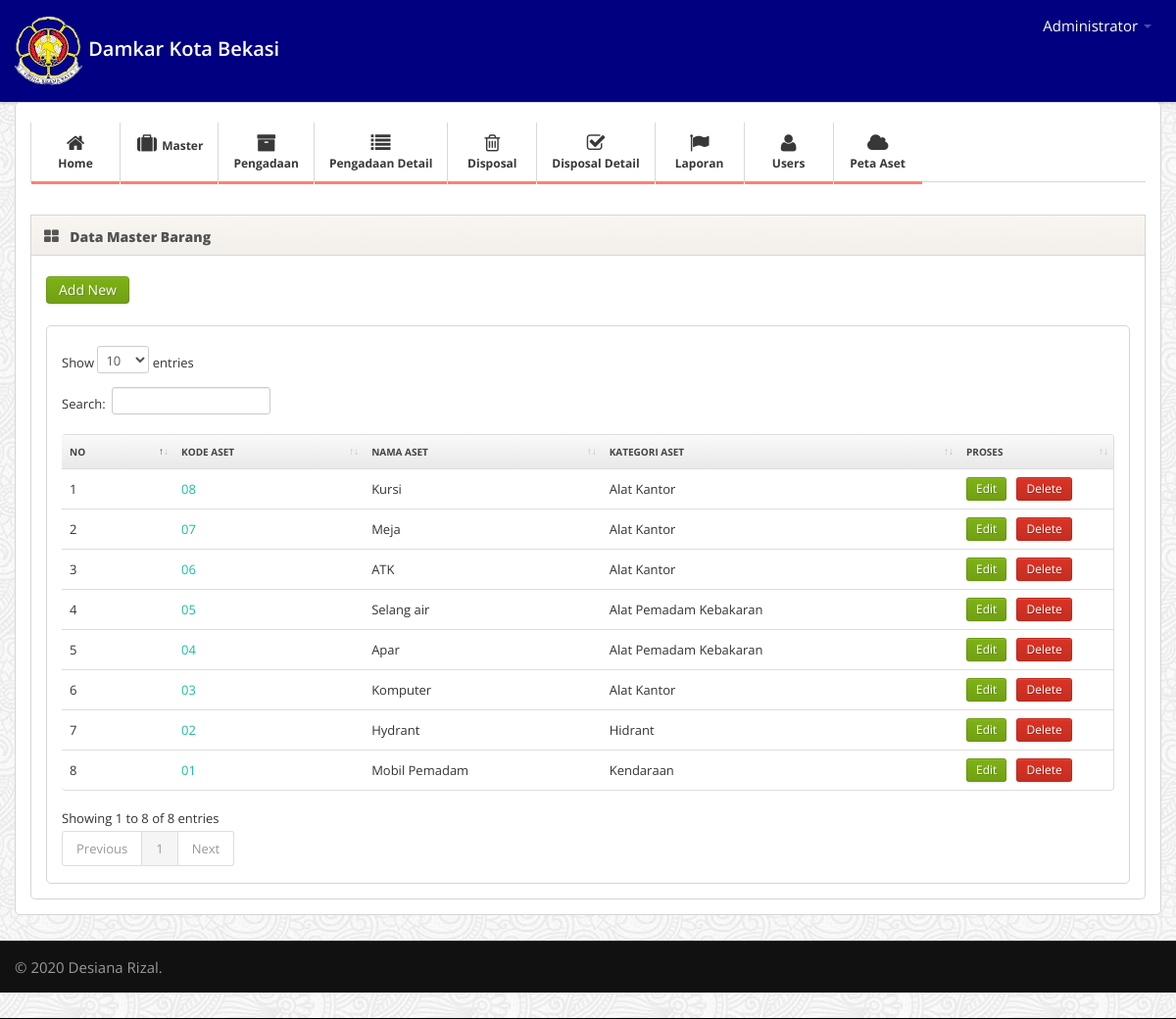
The app's page /admin@web/media.php?module=masterbarang (signed in) with its own data.
### tables this page shows
CREATE TABLE `master_barang` (
  `id_masterbarang` int(11) NOT NULL,
  `kd_aset` varchar(20) NOT NULL,
  `nama_aset` varchar(50) NOT NULL,
  `id_kategoriaset` int(11) NOT NULL,
  `satuan` varchar(20) NOT NULL,
  `tahun_beli` varchar(11) NOT NULL,
  `harga_beli` varchar(11) NOT NULL,
  `tahun_jual` varchar(11) NOT NULL,
  `harga_jual` varchar(11) NOT NULL,
  `foto` varchar(50) NOT NULL
);

CREATE TABLE `kategoriaset` (
  `id_kategoriaset` int(11) NOT NULL,
  `kd_kategoriaset` varchar(15) DEFAULT NULL,
  `nama_kategoriaset` varchar(45) DEFAULT NULL
);

### admin@web/modul/mod_masterbarang/masterbarang.php (the view, shortened to what this page needs)
<?php
$aksi="modul/mod_masterbarang/aksi_masterbarang.php";
if (!isset($_GET['act'])) {
	echo "
	<div class='widget-header'>
		<i class='icon-th-large'></i>
		<h3>Data Master Barang</h3>
	</div>
	<div class='widget-content'>
			<h3 class='box-title'><input type=button class='btn btn-success' value='Add New' onclick=\"window.location.href='?module=masterbarang&act=tambah';\"></h3>
	<div>
	<br>
	<div class='widget-content'>
		<div class='table-responsive'>
    <table id='example1' class='table table-bordered'>
			<thead>
				<tr>
					<th>No</th>
					<th>Kode Aset</th>
					<th>Nama Aset</th>
					<th>Kategori Aset</th>
					<th width='120'>Proses </th>
				</tr>
			</thead>
			<tbody>";
			$tampil = mysqli_query($koneksi, "SELECT * FROM master_barang ORDER by id_masterbarang DESC");
			$no = 1;
			while($r=mysqli_fetch_array($tampil)){
				$tampil2=mysqli_query($koneksi, "SELECT * FROM kategoriaset WHERE id_kategoriaset='$r[id_kategoriaset]'");
    			$r2=mysqli_fetch_array($tampil2);
				echo "
				<tr>
				 <td>$no</td>
				 <td><a href='?module=masterbarang&act=detail&id=$r[id_masterbarang]'>$r[kd_aset]</td>
				 <td>$r[nama_aset]</td>
				 <td>$r2[nama_kategoriaset]</td>
					<td align='center'>
						<a href='?module=masterbarang&act=edit&id=$r[id_masterbarang]' class='btn btn-small btn-success'>Edit</a> &nbsp;
						<a href='$aksi?module=masterbarang&act=hapus&id=$r[id_masterbarang]' class='btn btn-danger btn-small'>Delete</a>
					</td>
				</tr>";
					$no++;
				}
			echo "
			</tbody>
			</table>
		</div>
	</div>";
}
?>

### admin@web/css/style.css (style rules this page uses)
body { background: #f9f6f1; background-image: url('../img/body-bg.png'); font: 13px/1.7em 'Open Sans'; }
input, button, select, textarea { font-family: 'Open Sans'; }
.table td { vertical-align: middle; }
.table-bordered th { background: #E9E9E9; background:-moz-linear-gradient(top, #FAFAFA 0%, #E9E9E9 100%); background:-webkit-gradient(linear, left top, left bottom, color-stop(0%,#FAFAFA), color-stop(100%,#E9E9E9)); background:-webkit-linear-gradient(top, #FAFAFA 0%,#E9E9E9 100%); background:-o-linear-gradient(top, #FAFAFA 0%,#E9E9E9 100%); background:-ms-linear-gradient(top, #FAFAFA 0%,#E9E9E9 100%); background:linear-gradient(top, #FAFAFA 0%,#E9E9E9 100%); filter: progid:DXImageTransform.Microsoft.gradient(startColorstr='#FAFAFA', endColorstr='#E9E9E9'); -ms-filter: "progid:DXImageTransform.Microsoft.gradient(startColorstr='#FAFAFA', endColorstr='#E9E9E9')"; font-size: 10px; color: #444; text-transform: uppercase; }
.widget-header { position: relative; height: 40px; line-height: 40px; background: #f9f6f1; background:-moz-linear-gradient(top, #f9f6f1 0%, #f2efea 100%); background:-webkit-gradient(linear, left top, left bottom, color-stop(0%,#f9f6f1), color-stop(100%,#f2efea)); background:-webkit-linear-gradient(top, #f9f6f1 0%,#f2efea 100%); background:-o-linear-gradient(top, #f9f6f1 0%,#f2efea 100%); background:-ms-linear-gradient(top, #f9f6f1 0%,#f2efea 100%); background:linear-gradient(top, #f9f6f1 0%,#f2efea 100%); filter: progid:DXImageTransform.Microsoft.gradient(startColorstr='#f9f6f1', endColorstr='#f2efea'); -ms-filter: "progid:DXImageTransform.Microsoft.gradient(startColorstr='#f9f6f1', endColorstr='#f2efea')"; border: 1px solid #d6d6d6; -webkit-background-clip: padding-box; }
.widget-header h3 { position: relative; top: 2px; left: 10px; display: inline-block; margin-right: 3em; font-size: 14px; font-weight: 800; color: #525252; line-height: 18px; text-shadow: 1px 1px 2px rgba(255,255,255,.5); }
.widget-header [class^="icon-"], .widget-header [class*=" icon-"] { display: inline-block; margin-left: 13px; margin-right: -2px; font-size: 16px; color: #555; vertical-align: middle; }
.widget-content { padding: 20px 15px 15px; background: #FFF; border: 1px solid #D5D5D5; -moz-border-radius: 5px; -webkit-border-radius: 5px; border-radius: 5px; }
.widget-header+.widget-content { border-top: none; -webkit-border-top-left-radius: 0; -webkit-border-top-right-radius: 0; -moz-border-radius-topleft: 0; -moz-border-radius-topright: 0; border-top-left-radius: 0; border-top-right-radius: 0; }
.widget-content:before, .widget-content:after { content:""; display:table; }
.widget-content:after { clear:both; }
.widget-content { zoom:1; }

### records on screen
master_barang: kd_aset "08", nama_aset "Kursi", id_kategoriaset.nama_kategoriaset "Alat Kantor"
master_barang: kd_aset "07", nama_aset "Meja", id_kategoriaset.nama_kategoriaset "Alat Kantor"
master_barang: kd_aset "06", nama_aset "ATK", id_kategoriaset.nama_kategoriaset "Alat Kantor"
master_barang: kd_aset "05", nama_aset "Selang air", id_kategoriaset.nama_kategoriaset "Alat Pemadam Kebakaran"
master_barang: kd_aset "04", nama_aset "Apar", id_kategoriaset.nama_kategoriaset "Alat Pemadam Kebakaran"
master_barang: kd_aset "03", nama_aset "Komputer", id_kategoriaset.nama_kategoriaset "Alat Kantor"
master_barang: kd_aset "02", nama_aset "Hydrant", id_kategoriaset.nama_kategoriaset "Hidrant"
master_barang: kd_aset "01", nama_aset "Mobil Pemadam", id_kategoriaset.nama_kategoriaset "Kendaraan"

### other values on screen
$_SESSION[namalengkap] "Administrator"
